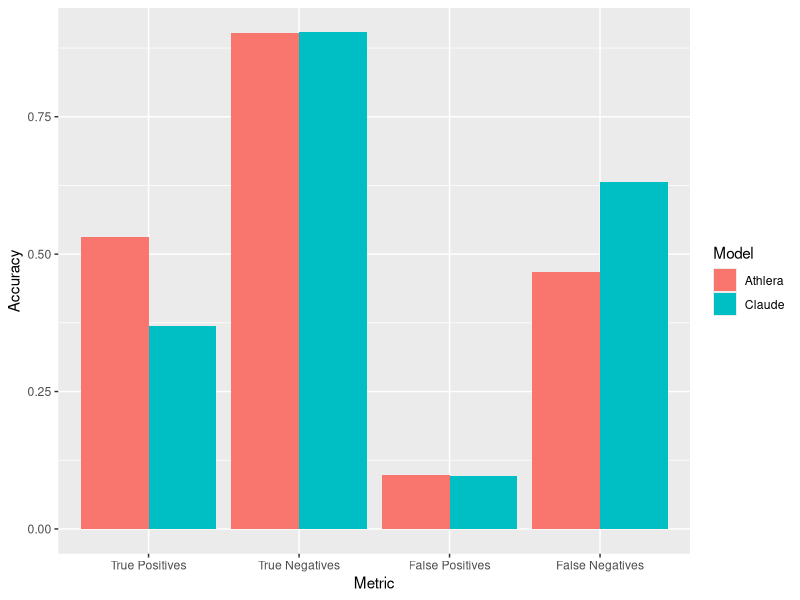
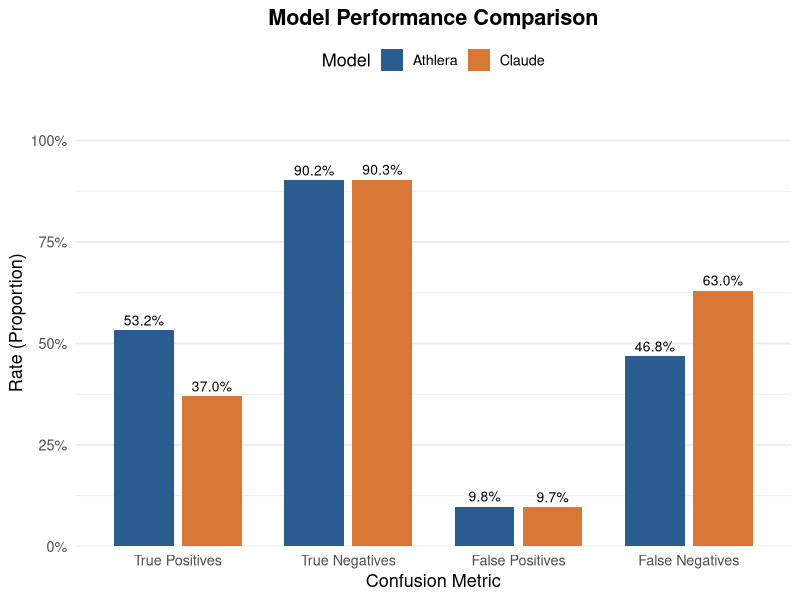

Reproduce these figures in R, in order.
## ---- chunk 1
# Install and load the dataset
# install.packages("modeldata")
remove(list = ls())
library(modeldata)
library(tidyverse)
data(wa_churn)
str(wa_churn)
## ---- chunk 2
# Backup dataset
backup_wa_churn <- wa_churn
factor_cols <- c('female','senior_citizen','partner',
                 'dependents','phone_service','paperless_billing')

# Factoring
wa_churn[factor_cols] <- lapply(
  wa_churn[factor_cols],
  function(x) {factor(x, levels = c(0,1), labels = c('No','Yes'))})

wa_churn$churn <- factor(wa_churn$churn, levels = c('No','Yes'))

# Comparison check
head(wa_churn,3)
head(backup_wa_churn,3)
## ---- chunk 3
# Continous subset
continuous_cols <- c('tenure','monthly_charges','total_charges')

# Pearson correlation matrix
cor(na.omit(wa_churn[continuous_cols]))

# Drop redundant total_charges
wa_churn <- wa_churn |> 
  select(-total_charges)
## ---- chunk 4
# Columns
unique_cols <- c('multiple_lines', 'internet_service', 'online_security',
                 'online_backup', 'device_protection', 'tech_support',
                 'streaming_tv', 'streaming_movies', 'contract')

# Unique value analysis
unique_list <- as.data.frame(lapply(wa_churn[unique_cols], unique))
unique_list
## ---- chunk 5
total_na <- sum(is.na(wa_churn))
total_na
## ---- chunk 6
# install.packages("rsample")
library(rsample)

# Reproducibility
set.seed(100)

# Create the split object, stratified by churn value
churn_split <- initial_split(wa_churn, prop = 0.75, strata = churn)

# Extract train and test sets
train_data <- training(churn_split)
test_data <- testing(churn_split)

# Verify dimensions and churn proportions
nrow(train_data)
nrow(test_data)
prop.table(table(train_data$churn))
prop.table(table(test_data$churn))
## ---- chunk 7
# Claude representation
claude_model <- glm(
  churn ~ tenure + paperless_billing,
  data = train_data,
  family = binomial(link = "logit"))

# summary(claude_model)

# Athlera representation
athlera_model <- glm(
  churn ~ female + senior_citizen + tenure + phone_service +
    contract + paperless_billing + payment_method + monthly_charges,
  data = wa_churn,
  family = binomial(link = "logit"))

# as.data.frame(coefficients(athlera_model))
## ---- chunk 8
# Testing claude_model
claude_probs <- predict(claude_model, newdata = test_data, type = "response")
claude_preds <- factor(
  ifelse(claude_probs > 0.5, "Yes", "No"),
  levels = c("No", "Yes"))

# Claude confusion matrix
claude_cm <- table(Actual = test_data$churn, Predicted = claude_preds)
claude_cm

# Testing 
athlera_probs <- predict(athlera_model, newdata = test_data, type = "response")
athlera_preds <- factor(
  ifelse(athlera_probs > 0.5, "Yes", "No"),
  levels = c("No","Yes"))

# Athlera confusion matrix
athlera_cm <- table(Actual = test_data$churn, Predicted = athlera_preds)
athlera_cm
## ---- chunk 9
# False negatives
claude_false_neg <- claude_cm["Yes","No"] / sum(claude_cm["Yes", ])
round(claude_false_neg, 4)

# True positives
claude_true_pos <- claude_cm["Yes", "Yes"] / sum(claude_cm["Yes", ])
round(claude_true_pos, 4)

# False positives
claude_false_pos <- claude_cm["No","Yes"] / sum(claude_cm["No", ])
round(claude_false_pos, 4)

# True negatives
claude_true_neg <- claude_cm["No","No"] / sum(claude_cm["No", ])
round(claude_true_neg, 4)
## ---- chunk 10
# False negatives
athlera_false_neg <- athlera_cm["Yes","No"] / sum(athlera_cm["Yes", ])
round(athlera_false_neg, 4)

# True positives
athlera_true_pos <- athlera_cm["Yes", "Yes"] / sum(athlera_cm["Yes", ])
round(athlera_true_pos, 4)

# False positives
athlera_false_pos <- athlera_cm["No","Yes"] / sum(athlera_cm["No", ])
round(athlera_false_pos, 4)

# True negatives
athlera_true_neg <- athlera_cm["No","No"] / sum(athlera_cm["No", ])
round(athlera_true_neg, 4)
## ---- chunk 11
library(scales)
library(ggplot2)

# Build the comparison dataframe
performance_data <- data.frame(
  Metric = rep(c("True Positives", "True Negatives", "False Positives",
                 "False Negatives"), 2),
  Model = rep(c("Claude", "Athlera"), each = 4),
  Accuracy = c(
    claude_true_pos, claude_true_neg, claude_false_pos, claude_false_neg,
    athlera_true_pos, athlera_true_neg, athlera_false_pos, athlera_false_neg))
performance_data$Metric <- factor(
  performance_data$Metric, levels = c("True Positives", "True Negatives",
                                      "False Positives", "False Negatives"))

ggplot(performance_data, aes(x = Metric, y = Accuracy, fill = Model)) +
  geom_col(position = "dodge")

## ---- chunk 12
# 2. Build the grouped bar chart
ggplot(performance_data, aes(x = Metric, y = Accuracy, fill = Model)) +
  geom_col(position = position_dodge(width = 0.8), width = 0.7) +
  geom_text(
    aes(label = percent(Accuracy, accuracy = 0.1)),
    position = position_dodge(width = 0.8),
    vjust = -0.5,
    size = 3.5
  ) +
  scale_y_continuous(
    labels = percent_format(),
    limits = c(0, 1.05),
    expand = expansion(mult = c(0, 0.05))
  ) +
  scale_fill_manual(values = c("Athlera" = "#2b5c8f", "Claude" = "#d97736")) +
  labs(
    title = "Model Performance Comparison",
    x = "Confusion Metric",
    y = "Rate (Proportion)") +
  theme_minimal(base_size = 13) +
  theme(
    legend.position = "top",
    panel.grid.major.x = element_blank(),
    plot.title = element_text(face = "bold", hjust = 0.5)
  )
